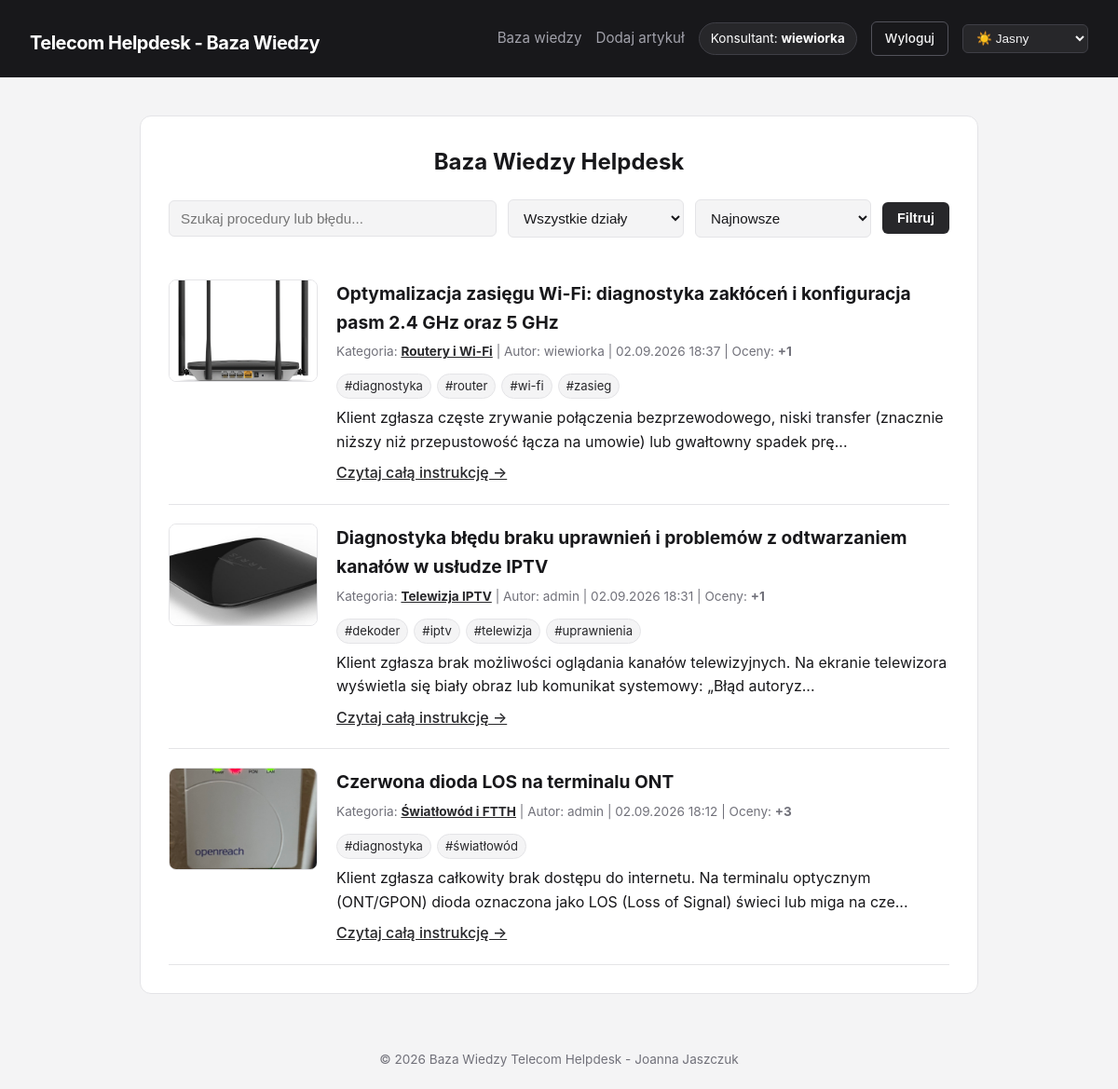
Screenshot of /index.php (signed in) with the database file from the repository.
### tables this page shows
CREATE TABLE `articles` (
  `id` int(11) NOT NULL,
  `title` varchar(255) NOT NULL,
  `content` text NOT NULL,
  `image` varchar(255) DEFAULT NULL,
  `category_id` int(11) NOT NULL,
  `user_id` int(11) NOT NULL,
  `is_pinned` tinyint(1) NOT NULL DEFAULT 0,
  `created_at` timestamp NOT NULL DEFAULT current_timestamp()
);

CREATE TABLE `categories` (
  `id` int(11) NOT NULL,
  `name` varchar(100) NOT NULL
);

CREATE TABLE `users` (
  `id` int(11) NOT NULL,
  `username` varchar(50) NOT NULL,
  `password` varchar(255) NOT NULL,
  `role` varchar(20) NOT NULL DEFAULT 'user',
  `is_active` tinyint(1) NOT NULL DEFAULT 1,
  `created_at` timestamp NOT NULL DEFAULT current_timestamp()
);

### includes/tags.php (called while the page is built, shortened)
<?php
function getArticleTags(PDO $pdo, int $articleId): array
{
    $stmt = $pdo->prepare(
        'SELECT t.name
         FROM tags t
         JOIN article_tags at ON at.tag_id = t.id
         WHERE at.article_id = ?
         ORDER BY t.name ASC'
    );
    $stmt->execute([$articleId]);
    return $stmt->fetchAll(PDO::FETCH_COLUMN);
}

### index.php (the view, shortened to what this page needs)
<?php
require_once 'includes/db.php';
require_once 'includes/tags.php';
require_once 'includes/header.php';
$search = trim($_GET['search'] ?? '');
$categoryFilter = (int)($_GET['cat'] ?? 0);
$selectedTags = [];
$selectedTags = array_keys($selectedTags);
$sort = $_GET['sort'] ?? 'latest';
$page = max(1, (int)($_GET['page'] ?? 1));
$perPage = 5;
$offset = ($page - 1) * $perPage;
$sql = "SELECT a.*, c.name AS category_name, u.username,
               COUNT(r.id) AS upvotes_count
        FROM articles a
        JOIN categories c ON a.category_id = c.id
        JOIN users u ON a.user_id = u.id
        LEFT JOIN ratings r ON a.id = r.article_id
        WHERE 1=1";
$params = [];
$sql .= " GROUP BY a.id";
if ($sort === 'popular') {
    $sql .= " ORDER BY a.is_pinned DESC, upvotes_count DESC, a.created_at DESC";
} else {
    $sql .= " ORDER BY a.is_pinned DESC, a.created_at DESC";
}
$sql .= " LIMIT " . (int)$perPage . " OFFSET " . (int)$offset;
$stmt = $pdo->prepare($sql);
$stmt->execute($params);
$articles = $stmt->fetchAll();
?>
<h2 class="page-heading">Baza Wiedzy Helpdesk</h2>
<form method="GET" action="index.php" class="filters-form">
    <input type="text" name="search" placeholder="Szukaj procedury lub błędu..." value="<?= htmlspecialchars($search) ?>">
    <select name="cat">
        <option value="0">Wszystkie działy</option>
    </select>
    <select name="sort">
        <option value="latest" <?= $sort === 'latest' ? 'selected' : '' ?>>Najnowsze</option>
    </select>
    <button type="submit">Filtruj</button>
</form>
<div class="articles-list">
    <?php if (empty($articles)): ?>
        <p>Brak artykułów spełniających kryteria.</p>
    <?php else: ?>
        <?php foreach ($articles as $art): ?>
            <article class="article-card" style="<?= !empty($art['is_pinned']) ? 'border-left: 4px solid #f59e0b; background: rgba(245, 158, 11, 0.05);' : '' ?>">
                <?php if (!empty($art['image']) && file_exists('uploads/' . $art['image'])): ?>
                    <div class="article-thumbnail">
                        <a href="article.php?id=<?= $art['id'] ?>">
                            <img src="uploads/<?= htmlspecialchars($art['image']) ?>" alt="<?= htmlspecialchars($art['title']) ?>">
                        </a>
                    </div>
                <?php endif; ?>
                <div class="article-body">
                    <h3>
                        <a href="article.php?id=<?= $art['id'] ?>"><?= htmlspecialchars($art['title']) ?></a>
                    </h3>
                    <p class="article-meta">
                        Kategoria:
                        <a href="index.php?cat=<?= $art['category_id'] ?>"><strong><?= htmlspecialchars($art['category_name']) ?></strong></a>
                        | Autor: <?= htmlspecialchars($art['username']) ?>
                        | <?= date('d.m.Y H:i', strtotime($art['created_at'])) ?>
                        | Oceny: <strong>+<?= (int)$art['upvotes_count'] ?></strong>
                    </p>
                    <?php $articleTags = getArticleTags($pdo, (int)$art['id']); ?>
                    <?php if (!empty($articleTags)): ?>
                        <div class="article-tags">
                            <?php foreach ($articleTags as $tag): ?>
                                <?php $tagParams = ['search' => $search, 'cat' => $categoryFilter, 'sort' => $sort, 'tag' => array_values(array_unique(array_merge($selectedTags, [$tag])))]; ?>
                                <a href="index.php?<?= htmlspecialchars(http_build_query($tagParams)) ?>" class="tag-link">#<?= htmlspecialchars($tag) ?></a>
                            <?php endforeach; ?>
                        </div>
                    <?php endif; ?>
                    <p><?= htmlspecialchars(mb_substr($art['content'], 0, 150)) ?>...</p>
                    <a href="article.php?id=<?= $art['id'] ?>" class="read-more">Czytaj całą instrukcję &rarr;</a>
                </div>
            </article>
        <?php endforeach; ?>
    <?php endif; ?>
</div>
<?php require_once 'includes/footer.php'; ?>

### assets/css/style.css (style rules this page uses)
:root, [data-theme="light"] { --bg-main: #f4f4f5; --bg-card: #ffffff; --bg-header: #18181b; --text-main: #18181b; --text-muted: #71717a; --border-color: #e4e4e7; --accent: #27272a; --accent-hover: #3f3f46; --accent-text: #ffffff; }
* { box-sizing: border-box; margin: 0; padding: 0; }
body, .container, .main-header, .article-card, button, input, select, textarea { transition: background-color 0.25s ease, color 0.25s ease, border-color 0.25s ease; }
body { font-family: -apple-system, BlinkMacSystemFont, "Segoe UI", Roboto, sans-serif; background-color: var(--bg-main); color: var(--text-main); line-height: 1.6; min-height: 100vh; display: flex; flex-direction: column; }
input[type="text"], input[type="email"], input[type="password"], select, textarea { width: 100%; padding: 10px 12px; margin-top: 6px; border: 1px solid var(--border-color); border-radius: 6px; background-color: var(--bg-main); color: var(--text-main); font-size: 0.95rem; }
button { background-color: var(--accent); color: var(--accent-text); padding: 9px 16px; border: none; border-radius: 6px; font-weight: 600; font-size: 0.9rem; cursor: pointer; text-decoration: none; display: inline-block; }
a { color: var(--accent); }
.filters-form { display: flex; gap: 12px; align-items: center; flex-wrap: wrap; margin-bottom: 25px; }
.filters-form input[type="text"] { flex: 2; min-width: 200px; margin-top: 0; }
.filters-form select { flex: 1; min-width: 150px; margin-top: 0; }
.auth-heading, .auth-switch, .page-heading { text-align: center; }
.page-heading { margin-bottom: 20px; }
.article-card { display: flex; gap: 20px; align-items: flex-start; padding: 20px 0; border-bottom: 1px solid var(--border-color); }
.article-thumbnail { flex-shrink: 0; width: 160px; height: 110px; border-radius: 8px; overflow: hidden; border: 1px solid var(--border-color); }
.article-thumbnail img { width: 100%; height: 100%; object-fit: cover; display: block; }
.article-body { flex: 1; }
.article-body h3 a { color: var(--text-main); text-decoration: none; font-size: 1.2rem; }
.article-meta { font-size: 0.85rem; color: var(--text-muted); margin: 6px 0 12px 0; }
.read-more { display: inline-block; margin-top: 8px; font-weight: 500; }
.article-tags { display: flex; flex-wrap: wrap; gap: 6px; margin: 8px 0; }
.tag-link { display: inline-block; padding: 2px 8px; border: 1px solid var(--border-color); border-radius: 999px; color: var(--accent); background: var(--bg-main); font-size: 0.82rem; text-decoration: none; }

### rows the page displays
articles: image (picture), title "Optymalizacja zasięgu Wi-Fi: diagnostyka zakłóceń i konfiguracja pasm 2.4 GHz oraz 5 GHz", category.name "Routery i Wi-Fi", user.username "wiewiorka", created_at "02.09.2026 18:37", upvotes_count "1", tag "diagnostyka", tag "router", tag "wi-fi", tag "zasieg", content "Klient zgłasza częste zrywanie połączenia bezprzewodowego, niski transfer (znacznie niższy niż przepustowość łącza na umowie) lub gwałtowny spadek prę"
articles: image (picture), title "Diagnostyka błędu braku uprawnień i problemów z odtwarzaniem kanałów w usłudze IPTV", category.name "Telewizja IPTV", user.username "admin", created_at "02.09.2026 18:31", upvotes_count "1", tag "dekoder", tag "iptv", tag "telewizja", tag "uprawnienia", content "Klient zgłasza brak możliwości oglądania kanałów telewizyjnych. Na ekranie telewizora wyświetla się biały obraz lub komunikat systemowy: „Błąd autoryz"
articles: image (picture), title "Czerwona dioda LOS na terminalu ONT", category.name "Światłowód i FTTH", user.username "admin", created_at "02.09.2026 18:12", upvotes_count "3", tag "diagnostyka", tag "światłowód", content "Klient zgłasza całkowity brak dostępu do internetu. Na terminalu optycznym (ONT/GPON) dioda oznaczona jako LOS (Loss of Signal) świeci lub miga na cze"

### other values shown
$_SESSION['username'] "wiewiorka"
